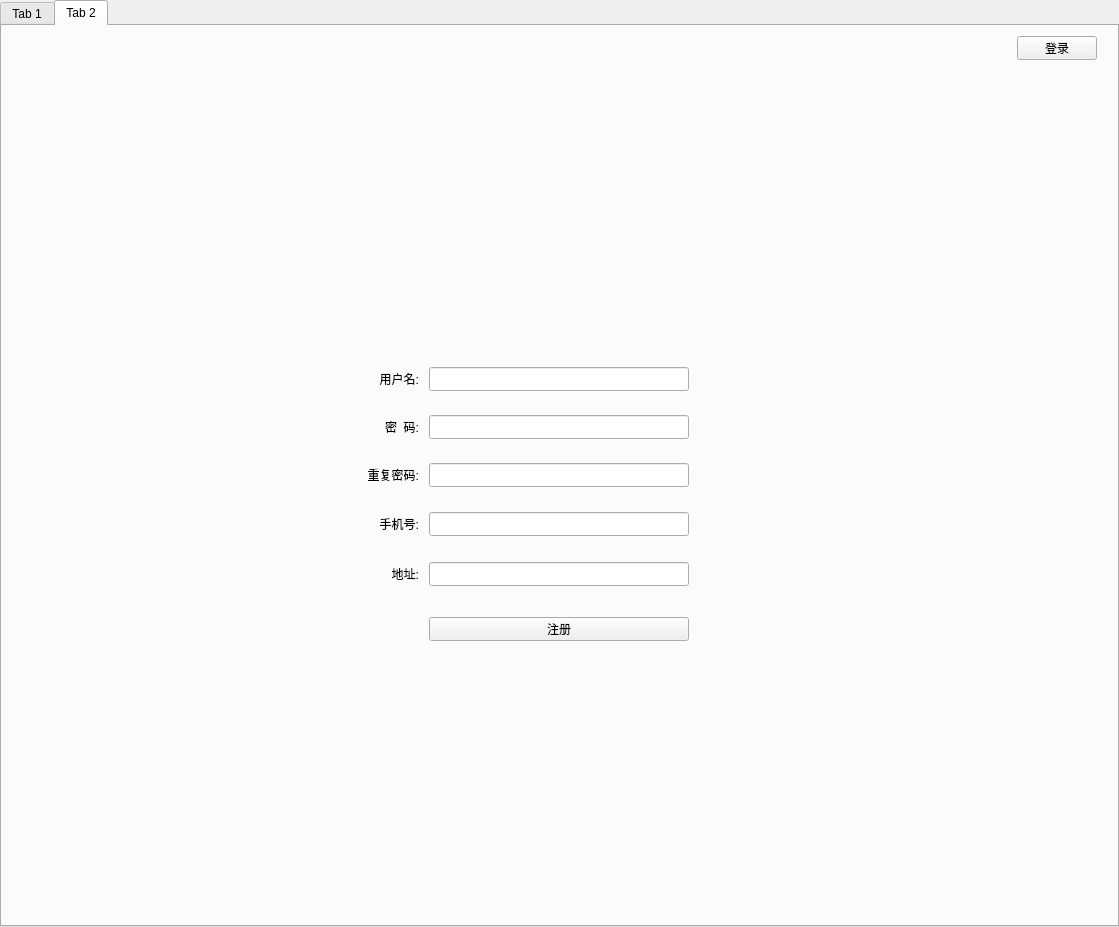
<?xml version="1.0" encoding="UTF-8"?>
<ui version="4.0">
 <class>JLoginOrigin</class>
 <widget class="qMRMLWidget" name="JLoginOrigin">
  <property name="geometry">
   <rect>
    <x>0</x>
    <y>0</y>
    <width>1119</width>
    <height>927</height>
   </rect>
  </property>
  <property name="styleSheet">
   <string notr="true"/>
  </property>
  <layout class="QVBoxLayout" name="verticalLayout">
   <property name="spacing">
    <number>0</number>
   </property>
   <property name="leftMargin">
    <number>0</number>
   </property>
   <property name="topMargin">
    <number>0</number>
   </property>
   <property name="rightMargin">
    <number>0</number>
   </property>
   <property name="bottomMargin">
    <number>0</number>
   </property>
   <item>
    <widget class="QWidget" name="JLoginContainer" native="true">
     <layout class="QVBoxLayout" name="verticalLayout_3">
      <property name="leftMargin">
       <number>0</number>
      </property>
      <property name="topMargin">
       <number>0</number>
      </property>
      <property name="rightMargin">
       <number>0</number>
      </property>
      <property name="bottomMargin">
       <number>0</number>
      </property>
      <item>
       <widget class="QTabWidget" name="tabWidget">
        <property name="currentIndex">
         <number>1</number>
        </property>
        <widget class="QWidget" name="tab">
         <attribute name="title">
          <string>Tab 1</string>
         </attribute>
         <layout class="QVBoxLayout" name="verticalLayout_2">
          <property name="spacing">
           <number>0</number>
          </property>
          <property name="leftMargin">
           <number>0</number>
          </property>
          <property name="topMargin">
           <number>10</number>
          </property>
          <property name="rightMargin">
           <number>0</number>
          </property>
          <property name="bottomMargin">
           <number>0</number>
          </property>
          <item>
           <layout class="QHBoxLayout" name="horizontalLayout" stretch="0,1,0,0">
            <item>
             <spacer name="horizontalSpacer">
              <property name="orientation">
               <enum>Qt::Horizontal</enum>
              </property>
              <property name="sizeHint" stdset="0">
               <size>
                <width>95</width>
                <height>20</height>
               </size>
              </property>
             </spacer>
            </item>
            <item>
             <widget class="QLabel" name="r_error_text_2">
              <property name="styleSheet">
               <string notr="true">color: rgb(255, 0, 4);</string>
              </property>
              <property name="text">
               <string/>
              </property>
              <property name="alignment">
               <set>Qt::AlignCenter</set>
              </property>
             </widget>
            </item>
            <item>
             <widget class="QPushButton" name="BtnReturnToRegister">
              <property name="minimumSize">
               <size>
                <width>70</width>
                <height>24</height>
               </size>
              </property>
              <property name="text">
               <string>注册</string>
              </property>
             </widget>
            </item>
            <item>
             <spacer name="horizontalSpacer_2">
              <property name="orientation">
               <enum>Qt::Horizontal</enum>
              </property>
              <property name="sizeType">
               <enum>QSizePolicy::Fixed</enum>
              </property>
              <property name="sizeHint" stdset="0">
               <size>
                <width>20</width>
                <height>20</height>
               </size>
              </property>
             </spacer>
            </item>
           </layout>
          </item>
          <item>
           <layout class="QGridLayout" name="gridLayout">
            <property name="sizeConstraint">
             <enum>QLayout::SetDefaultConstraint</enum>
            </property>
            <item row="2" column="1">
             <widget class="QWidget" name="widget_2" native="true">
              <property name="minimumSize">
               <size>
                <width>700</width>
                <height>400</height>
               </size>
              </property>
              <property name="styleSheet">
               <string notr="true"/>
              </property>
              <widget class="QLineEdit" name="l_username">
               <property name="geometry">
                <rect>
                 <x>220</x>
                 <y>125</y>
                 <width>260</width>
                 <height>24</height>
                </rect>
               </property>
              </widget>
              <widget class="QPushButton" name="l_cb_show_password">
               <property name="geometry">
                <rect>
                 <x>496</x>
                 <y>173</y>
                 <width>24</width>
                 <height>24</height>
                </rect>
               </property>
               <property name="text">
                <string/>
               </property>
               <property name="checkable">
                <bool>true</bool>
               </property>
              </widget>
              <widget class="QCheckBox" name="l_cb_remember_password">
               <property name="geometry">
                <rect>
                 <x>220</x>
                 <y>213</y>
                 <width>91</width>
                 <height>24</height>
                </rect>
               </property>
               <property name="text">
                <string>记住密码</string>
               </property>
              </widget>
              <widget class="QLabel" name="label">
               <property name="geometry">
                <rect>
                 <x>160</x>
                 <y>125</y>
                 <width>50</width>
                 <height>24</height>
                </rect>
               </property>
               <property name="text">
                <string>用户名:</string>
               </property>
               <property name="alignment">
                <set>Qt::AlignRight|Qt::AlignTrailing|Qt::AlignVCenter</set>
               </property>
              </widget>
              <widget class="QWidget" name="groupRead" native="true">
               <property name="geometry">
                <rect>
                 <x>220</x>
                 <y>251</y>
                 <width>291</width>
                 <height>24</height>
                </rect>
               </property>
               <property name="sizePolicy">
                <sizepolicy hsizetype="Preferred" vsizetype="Fixed">
                 <horstretch>0</horstretch>
                 <verstretch>0</verstretch>
                </sizepolicy>
               </property>
               <property name="minimumSize">
                <size>
                 <width>0</width>
                 <height>24</height>
                </size>
               </property>
               <property name="maximumSize">
                <size>
                 <width>16777215</width>
                 <height>24</height>
                </size>
               </property>
               <layout class="QHBoxLayout" name="horizontalLayout_10">
                <property name="leftMargin">
                 <number>0</number>
                </property>
                <property name="topMargin">
                 <number>0</number>
                </property>
                <property name="rightMargin">
                 <number>0</number>
                </property>
                <property name="bottomMargin">
                 <number>0</number>
                </property>
                <item>
                 <widget class="QCheckBox" name="checkUserAgreement">
                  <property name="text">
                   <string>阅读并同意</string>
                  </property>
                 </widget>
                </item>
                <item>
                 <widget class="QPushButton" name="btnUserAgreement">
                  <property name="styleSheet">
                   <string notr="true">border-radius: 0px;
  border: none;
  background-color: transparent;
  text-decoration: underline;
  color: #80AAFF;</string>
                  </property>
                  <property name="text">
                   <string>服务协议</string>
                  </property>
                 </widget>
                </item>
                <item>
                 <widget class="QLabel" name="label_9">
                  <property name="text">
                   <string>和</string>
                  </property>
                 </widget>
                </item>
                <item>
                 <widget class="QPushButton" name="btnPrivacyPolicy">
                  <property name="styleSheet">
                   <string notr="true">border-radius: 0px;
  border: none;
  background-color: transparent;
  text-decoration: underline;
  color: #80AAFF;</string>
                  </property>
                  <property name="text">
                   <string>隐私政策</string>
                  </property>
                 </widget>
                </item>
                <item>
                 <spacer name="horizontalSpacer_18">
                  <property name="orientation">
                   <enum>Qt::Horizontal</enum>
                  </property>
                  <property name="sizeHint" stdset="0">
                   <size>
                    <width>40</width>
                    <height>20</height>
                   </size>
                  </property>
                 </spacer>
                </item>
               </layout>
              </widget>
              <widget class="QLineEdit" name="l_password">
               <property name="geometry">
                <rect>
                 <x>220</x>
                 <y>173</y>
                 <width>260</width>
                 <height>24</height>
                </rect>
               </property>
               <property name="echoMode">
                <enum>QLineEdit::Password</enum>
               </property>
              </widget>
              <widget class="QLabel" name="label_2">
               <property name="geometry">
                <rect>
                 <x>160</x>
                 <y>173</y>
                 <width>50</width>
                 <height>24</height>
                </rect>
               </property>
               <property name="text">
                <string>密  码:</string>
               </property>
               <property name="alignment">
                <set>Qt::AlignRight|Qt::AlignTrailing|Qt::AlignVCenter</set>
               </property>
              </widget>
              <widget class="QPushButton" name="BtnDoLogin">
               <property name="geometry">
                <rect>
                 <x>220</x>
                 <y>320</y>
                 <width>260</width>
                 <height>24</height>
                </rect>
               </property>
               <property name="text">
                <string>登录</string>
               </property>
              </widget>
              <widget class="QLabel" name="label_7">
               <property name="geometry">
                <rect>
                 <x>221</x>
                 <y>40</y>
                 <width>258</width>
                 <height>40</height>
                </rect>
               </property>
               <property name="text">
                <string/>
               </property>
              </widget>
             </widget>
            </item>
            <item row="3" column="1">
             <spacer name="verticalSpacer_8">
              <property name="orientation">
               <enum>Qt::Vertical</enum>
              </property>
              <property name="sizeType">
               <enum>QSizePolicy::Expanding</enum>
              </property>
              <property name="sizeHint" stdset="0">
               <size>
                <width>20</width>
                <height>10</height>
               </size>
              </property>
             </spacer>
            </item>
            <item row="1" column="1">
             <spacer name="verticalSpacer_2">
              <property name="orientation">
               <enum>Qt::Vertical</enum>
              </property>
              <property name="sizeHint" stdset="0">
               <size>
                <width>20</width>
                <height>40</height>
               </size>
              </property>
             </spacer>
            </item>
            <item row="2" column="3">
             <spacer name="horizontalSpacer_10">
              <property name="orientation">
               <enum>Qt::Horizontal</enum>
              </property>
              <property name="sizeHint" stdset="0">
               <size>
                <width>40</width>
                <height>20</height>
               </size>
              </property>
             </spacer>
            </item>
            <item row="2" column="0">
             <spacer name="horizontalSpacer_9">
              <property name="orientation">
               <enum>Qt::Horizontal</enum>
              </property>
              <property name="sizeHint" stdset="0">
               <size>
                <width>40</width>
                <height>20</height>
               </size>
              </property>
             </spacer>
            </item>
           </layout>
          </item>
         </layout>
        </widget>
        <widget class="QWidget" name="tab_2">
         <attribute name="title">
          <string>Tab 2</string>
         </attribute>
         <layout class="QVBoxLayout" name="verticalLayout_4">
          <property name="spacing">
           <number>0</number>
          </property>
          <property name="leftMargin">
           <number>0</number>
          </property>
          <property name="topMargin">
           <number>10</number>
          </property>
          <property name="rightMargin">
           <number>0</number>
          </property>
          <property name="bottomMargin">
           <number>0</number>
          </property>
          <item>
           <layout class="QHBoxLayout" name="horizontalLayout_2" stretch="0,0,1,0,0">
            <item>
             <spacer name="horizontalSpacer_5">
              <property name="orientation">
               <enum>Qt::Horizontal</enum>
              </property>
              <property name="sizeHint" stdset="0">
               <size>
                <width>95</width>
                <height>20</height>
               </size>
              </property>
             </spacer>
            </item>
            <item>
             <widget class="QLabel" name="label_6">
              <property name="text">
               <string/>
              </property>
             </widget>
            </item>
            <item>
             <widget class="QLabel" name="r_error_text">
              <property name="styleSheet">
               <string notr="true">color: rgb(255, 0, 4);</string>
              </property>
              <property name="text">
               <string/>
              </property>
              <property name="alignment">
               <set>Qt::AlignCenter</set>
              </property>
             </widget>
            </item>
            <item>
             <widget class="QPushButton" name="BtnReturnToLogin">
              <property name="minimumSize">
               <size>
                <width>70</width>
                <height>24</height>
               </size>
              </property>
              <property name="text">
               <string>登录</string>
              </property>
             </widget>
            </item>
            <item>
             <spacer name="horizontalSpacer_6">
              <property name="orientation">
               <enum>Qt::Horizontal</enum>
              </property>
              <property name="sizeType">
               <enum>QSizePolicy::Fixed</enum>
              </property>
              <property name="sizeHint" stdset="0">
               <size>
                <width>20</width>
                <height>20</height>
               </size>
              </property>
             </spacer>
            </item>
           </layout>
          </item>
          <item>
           <spacer name="verticalSpacer_3">
            <property name="orientation">
             <enum>Qt::Vertical</enum>
            </property>
            <property name="sizeHint" stdset="0">
             <size>
              <width>20</width>
              <height>314</height>
             </size>
            </property>
           </spacer>
          </item>
          <item>
           <layout class="QGridLayout" name="gridLayout_2">
            <property name="sizeConstraint">
             <enum>QLayout::SetDefaultConstraint</enum>
            </property>
            <item row="0" column="2">
             <spacer name="horizontalSpacer_3">
              <property name="orientation">
               <enum>Qt::Horizontal</enum>
              </property>
              <property name="sizeHint" stdset="0">
               <size>
                <width>40</width>
                <height>20</height>
               </size>
              </property>
             </spacer>
            </item>
            <item row="0" column="0">
             <spacer name="horizontalSpacer_4">
              <property name="orientation">
               <enum>Qt::Horizontal</enum>
              </property>
              <property name="sizeHint" stdset="0">
               <size>
                <width>40</width>
                <height>20</height>
               </size>
              </property>
             </spacer>
            </item>
            <item row="0" column="1">
             <widget class="QWidget" name="widget_3" native="true">
              <property name="minimumSize">
               <size>
                <width>700</width>
                <height>400</height>
               </size>
              </property>
              <widget class="QLineEdit" name="r_password_1">
               <property name="geometry">
                <rect>
                 <x>219</x>
                 <y>123</y>
                 <width>260</width>
                 <height>24</height>
                </rect>
               </property>
               <property name="echoMode">
                <enum>QLineEdit::Password</enum>
               </property>
              </widget>
              <widget class="QLineEdit" name="r_username">
               <property name="geometry">
                <rect>
                 <x>219</x>
                 <y>75</y>
                 <width>260</width>
                 <height>24</height>
                </rect>
               </property>
              </widget>
              <widget class="QLabel" name="label_4">
               <property name="geometry">
                <rect>
                 <x>159</x>
                 <y>75</y>
                 <width>50</width>
                 <height>24</height>
                </rect>
               </property>
               <property name="text">
                <string>用户名:</string>
               </property>
               <property name="alignment">
                <set>Qt::AlignRight|Qt::AlignTrailing|Qt::AlignVCenter</set>
               </property>
              </widget>
              <widget class="QLabel" name="label_5">
               <property name="geometry">
                <rect>
                 <x>139</x>
                 <y>171</y>
                 <width>70</width>
                 <height>24</height>
                </rect>
               </property>
               <property name="text">
                <string>重复密码:</string>
               </property>
               <property name="alignment">
                <set>Qt::AlignRight|Qt::AlignTrailing|Qt::AlignVCenter</set>
               </property>
              </widget>
              <widget class="QLineEdit" name="r_password_2">
               <property name="geometry">
                <rect>
                 <x>219</x>
                 <y>171</y>
                 <width>260</width>
                 <height>24</height>
                </rect>
               </property>
               <property name="echoMode">
                <enum>QLineEdit::Password</enum>
               </property>
              </widget>
              <widget class="QPushButton" name="BtnDoRegister">
               <property name="geometry">
                <rect>
                 <x>219</x>
                 <y>325</y>
                 <width>260</width>
                 <height>24</height>
                </rect>
               </property>
               <property name="text">
                <string>注册</string>
               </property>
              </widget>
              <widget class="QLabel" name="label_3">
               <property name="geometry">
                <rect>
                 <x>159</x>
                 <y>123</y>
                 <width>50</width>
                 <height>24</height>
                </rect>
               </property>
               <property name="text">
                <string>密  码:</string>
               </property>
               <property name="alignment">
                <set>Qt::AlignRight|Qt::AlignTrailing|Qt::AlignVCenter</set>
               </property>
              </widget>
              <widget class="QLabel" name="label_8">
               <property name="geometry">
                <rect>
                 <x>220</x>
                 <y>10</y>
                 <width>258</width>
                 <height>40</height>
                </rect>
               </property>
               <property name="text">
                <string/>
               </property>
              </widget>
              <widget class="QLabel" name="label_10">
               <property name="geometry">
                <rect>
                 <x>139</x>
                 <y>220</y>
                 <width>70</width>
                 <height>24</height>
                </rect>
               </property>
               <property name="text">
                <string>手机号:</string>
               </property>
               <property name="alignment">
                <set>Qt::AlignRight|Qt::AlignTrailing|Qt::AlignVCenter</set>
               </property>
              </widget>
              <widget class="QLineEdit" name="r_phone">
               <property name="geometry">
                <rect>
                 <x>219</x>
                 <y>220</y>
                 <width>260</width>
                 <height>24</height>
                </rect>
               </property>
               <property name="maxLength">
                <number>11</number>
               </property>
               <property name="echoMode">
                <enum>QLineEdit::Normal</enum>
               </property>
              </widget>
              <widget class="QLabel" name="label_11">
               <property name="geometry">
                <rect>
                 <x>139</x>
                 <y>270</y>
                 <width>70</width>
                 <height>24</height>
                </rect>
               </property>
               <property name="text">
                <string>地址:</string>
               </property>
               <property name="alignment">
                <set>Qt::AlignRight|Qt::AlignTrailing|Qt::AlignVCenter</set>
               </property>
              </widget>
              <widget class="QLineEdit" name="r_address">
               <property name="geometry">
                <rect>
                 <x>219</x>
                 <y>270</y>
                 <width>260</width>
                 <height>24</height>
                </rect>
               </property>
               <property name="maxLength">
                <number>110</number>
               </property>
               <property name="echoMode">
                <enum>QLineEdit::Normal</enum>
               </property>
              </widget>
             </widget>
            </item>
           </layout>
          </item>
          <item>
           <spacer name="verticalSpacer_4">
            <property name="orientation">
             <enum>Qt::Vertical</enum>
            </property>
            <property name="sizeHint" stdset="0">
             <size>
              <width>20</width>
              <height>314</height>
             </size>
            </property>
           </spacer>
          </item>
         </layout>
        </widget>
       </widget>
      </item>
     </layout>
    </widget>
   </item>
  </layout>
 </widget>
 <customwidgets>
  <customwidget>
   <class>qMRMLWidget</class>
   <extends>QWidget</extends>
   <header>qMRMLWidget.h</header>
   <container>1</container>
  </customwidget>
 </customwidgets>
 <resources/>
 <connections/>
</ui>
